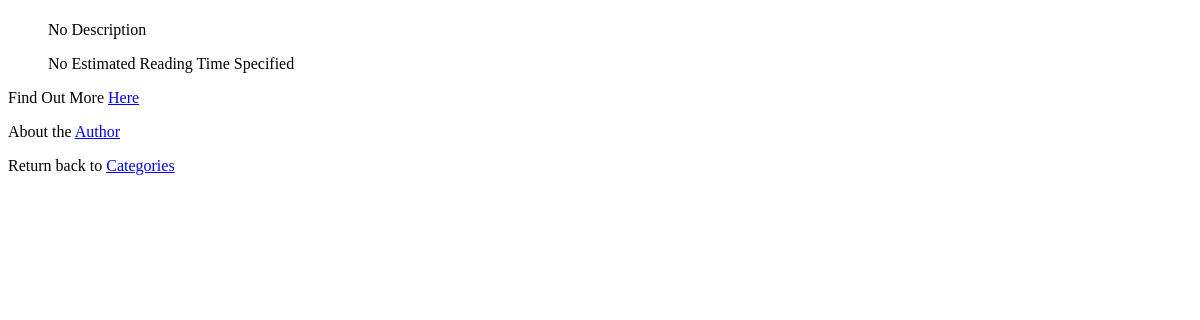
The app's page /realm/book/pride-and-prejudice/, older data.
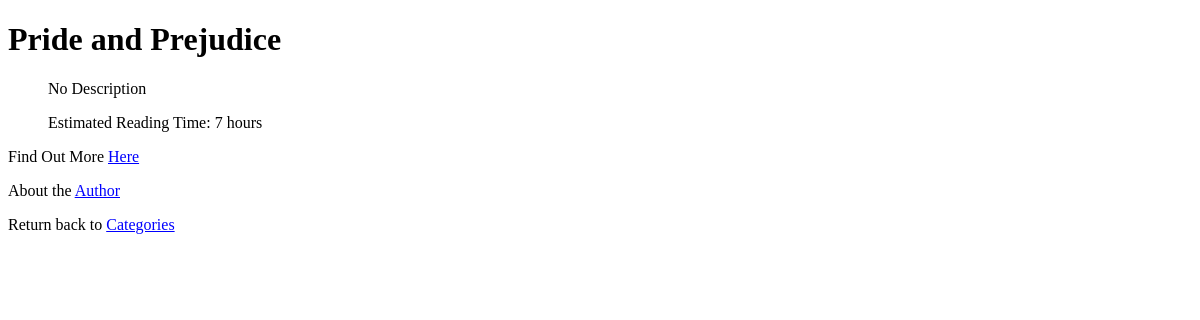
The same page, newer data.
### realm/models.py (models this page shows, shortened)
class Book(models.Model):
    category = models.ForeignKey(Category, on_delete=models.CASCADE)
    title = models.CharField(max_length=128)
    url = models.URLField()
    description=models.TextField(null=True)
    slug=models.SlugField(unique=True)
    estimatedreadingtime=models.TextField(null=True,default="0hrs 30mins")
    author = models.URLField()

### realm/views.py (the view)
# urls.py: path('book/<slug:book_name_slug>/', views.book, name='book',),
def book(request,book_name_slug):
    context_dict = {}
    try:
        book = Book.objects.get(slug=book_name_slug)
        context_dict['book'] = book
    except Book.DoesNotExist:
        context_dict['book'] = None
    return render(request, 'realm/book/book.html', context=context_dict)

### templates/realm/book/book.html (shortened to what this page needs)
<!DOCTYPE html>
<html>
    <head>
    </head>
    <body>
        <header>
            <h1>{{book.title}}</h1>
        </header>
        <main>
            <div>
                <blockquote>
                    {% if book.description %}
                    {{book.description}}
                    {% else %}
                    No Description
                    {% endif %}
                </blockquote>
            </div>
            <div>
                <blockquote>
                    {% if book.estimatedreadingtime %}
                    {{book.estimatedreadingtime}}
                    {% else %}
                    No Estimated Reading Time Specified
                    {% endif %}
                </blockquote>
            </div>
        </main>
            <p>Find Out More <a href="{{book.url}}">Here</a></p>
            <p>About the <a href="{{book.author}}">Author</a></p>
            <p>Return back to <a href="{% url 'realm:Categories' %}">Categories</a></p><br />
    </body>
</html>

Row changes from the older to the newer data that the page shows:
added Book: title "Pride and Prejudice", estimatedreadingtime "Estimated Reading Time: 7 hours"
Text that changed along with them:
text no longer shown: "No Estimated Reading Time Specified"
